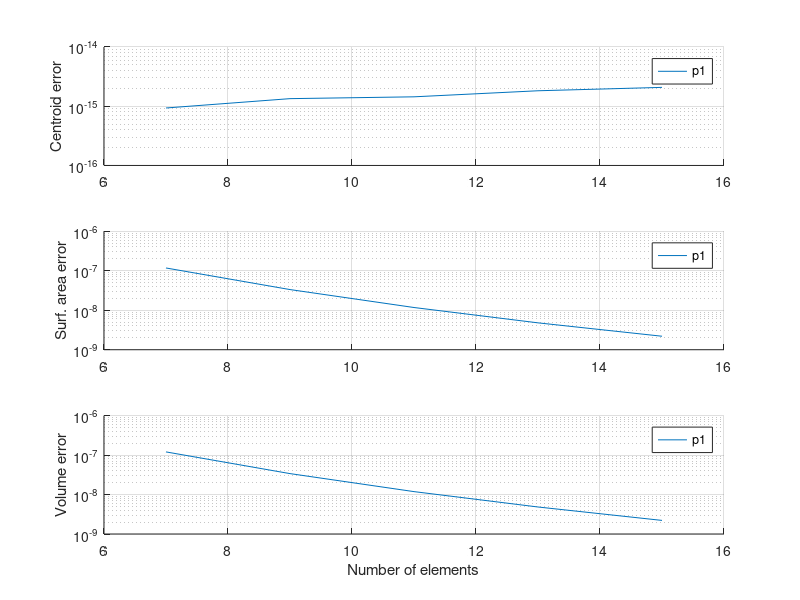

This figure's MATLAB source: (Note: this script raises an error after producing the figure.)
clear; clc; close all;

% Load errors
load("ec.mat"); load("esa.mat"); load("ev.mat");

etype = {'hcube', 'simp'};
for ndim = 2:3
    ndimm1 = ndim - 1;
    nelem_per_dim = 1:2:2^(3 + 1);
    for i = 1:2 % 1=hcube, 2=simp
        if ~(i == 2 && ndim == 3)
            figure
            for porder = 4:4
                idx = 4:length(nelem_per_dim);
                subplot(3, 1, 1)
                hold on;
                semilogy(nelem_per_dim(idx), squeeze(ec(i, ndimm1, porder, idx))); grid on;
                ylabel("Centroid error")
                legend("p1", "p2", "p3", "p4")
                subplot(3, 1, 2)
                hold on;
                semilogy(nelem_per_dim(idx), squeeze(esa(i, ndimm1, porder, idx))); grid on;
                ylabel("Surf. area error")
                legend("p1", "p2", "p3", "p4")
                subplot(3, 1, 3)
                hold on;
                semilogy(nelem_per_dim(idx), squeeze(ev(i, ndimm1, porder, idx))); grid on;
                ylabel("Volume error")
                legend("p1", "p2", "p3", "p4")
                xlabel("Number of elements");
            end
            str = sprintf("%d-dimensional %s element.", ndim, etype{i});
            sgtitle(str);
        end
    end
end